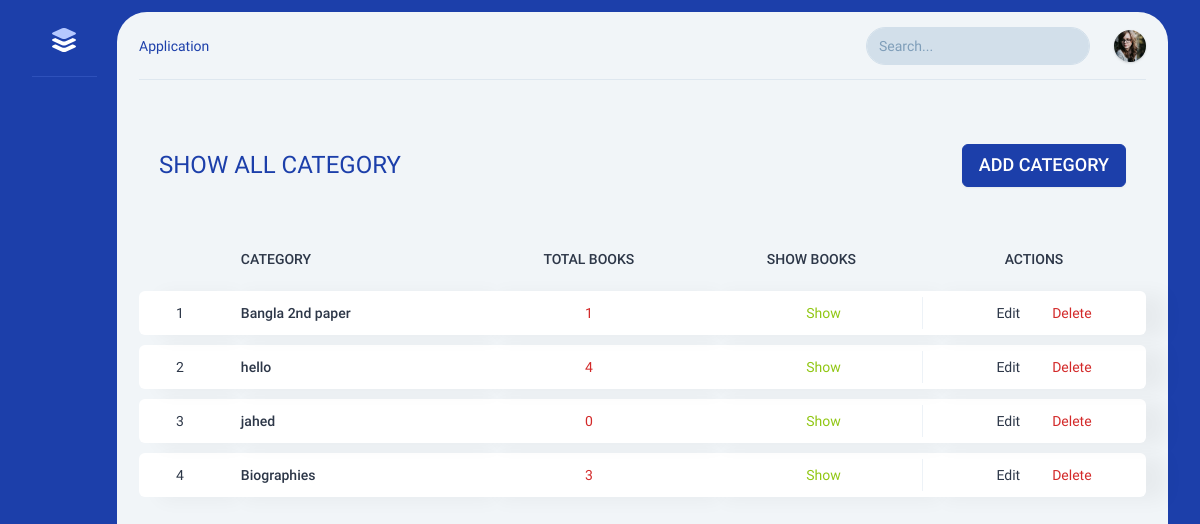
The app's page /dashboard/books_category/ (signed in) with its own data.
### Books/models.py (models this page shows, shortened)
class Category(models.Model):
    name = models.CharField(max_length=250, blank=True, null=True)

### Dashboard/views.py (the view)
# urls.py: path('books_category/', book_category_page, name="book_category_page"),
@login_required
def book_category_page(request):
    context ={}
    category = Category.objects.all()
    context['categorys'] = category
    return render(request, "html/dashboard/books_category.html", context)

### templates/html/dashboard/books_category.html (shortened to what this page needs)
{% include 'html/components/dashboard_nav.html' %}
<div class="grid columns-12 gap-6">
    <div class="g-col-12 mt-6">
        <div class=" my-5 p-5 bg-light rounded">
            <div class="row align-items-center">
                <div class="col-md-8">
                    <h1 class="lead mb-0" style="font-size: 24px; color:#1c3faa; font-weight: 400;">SHOW ALL CATEGORY</h1>
                </div>
                <div class="col-md-4 d-flex justify-content-end">
                    <a href="{% url 'dashboard:add_book_category' %}">
                        <button type="button" class="btn btn-primary btn-lg">ADD CATEGORY</button>
                    </a>
                </div>
            </div>
        </div>
        <div class="intro-y overflow-auto overflow-lg-visible mt-10 mt-sm-0">
            <table class="table table-report mt-sm-2">
                <thead>
                    <tr>
                        <th class="text-nowrap"></th>
                        <th class="text-nowrap">CATEGORY</th>
                        <th class="text-center text-nowrap">TOTAL BOOKS</th>
                        <th class="text-center text-nowrap">SHOW BOOKS</th>
                        <th class="text-center text-nowrap">ACTIONS</th>
                    </tr>
                </thead>
                <tbody>
                    {% for category in categorys %}
                    <tr class="intro-x">
                        <td class="text-center">{{ forloop.counter }}</td>
                        <td>
                            <a href="index.html" class="fw-medium text-nowrap">
                                <p>{{ category.name }}</p>
                            </a>
                        </td>
                        <td class="w-45">
                            <div class="d-flex align-items-center justify-content-center text-theme-6"> {{ category.book_set.count }} </div>
                        </td>
                        <td class="w-45">
                            <a href="{% url 'dashboard:product_by_category' category.id %}">
                                <div class="d-flex align-items-center justify-content-center text-theme-9"> <i data-feather="eye" class="w-4 h-4 me-2"></i> Show </div>
                            </a>
                        </td>
                        <td class="table-report__action w-56">
                            <div class="d-flex justify-content-center align-items-center">
                                <a class="d-flex align-items-center me-3" href="{% url 'dashboard:edit_category' category.id %}"> <i data-feather="check-square" class="w-4 h-4 me-1"></i> Edit </a>
                                <div class="delete-form">
                                    <a class="delete-btn d-flex align-items-center text-theme-6" href="{% url 'dashboard:category_delete' category.id %}"> <i data-feather="trash-2" class="w-4 h-4 me-1"></i> Delete </a>
                                </div>
                            </div>
                        </td>
                    </tr>
                    {% endfor %}
                </tbody>
            </table>
        </div>
    </div>
</div>
{% include 'html/components/dashboard_footer.html' %}

### records on screen
Category: name "Bangla 2nd paper", book_set.count "1"
Category: name "hello", book_set.count "4"
Category: name "jahed", book_set.count "0"
Category: name "Biographies", book_set.count "3"
